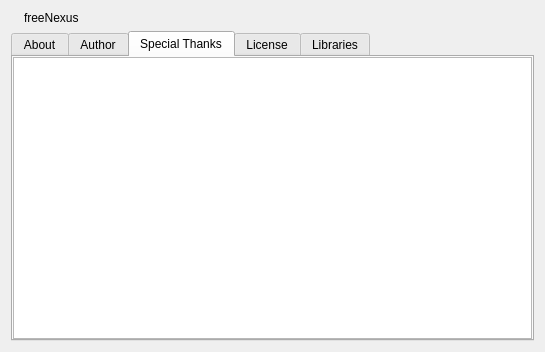
<?xml version="1.0" encoding="UTF-8"?>
<ui version="4.0">
 <author>Rahul Soibam</author>
 <class>AboutDlg</class>
 <widget class="QDialog" name="AboutDlg">
  <property name="geometry">
   <rect>
    <x>0</x>
    <y>0</y>
    <width>545</width>
    <height>352</height>
   </rect>
  </property>
  <property name="windowTitle">
   <string>About freeNexus</string>
  </property>
  <layout class="QVBoxLayout" name="aboutDlgLayout">
   <item>
    <layout class="QHBoxLayout" name="titleHBoxLayout">
     <item>
      <widget class="QLabel" name="logo"/>
     </item>
     <item>
      <widget class="QLabel" name="lb_name">
       <property name="text">
        <string notr="true">freeNexus</string>
       </property>
      </widget>
     </item>
     <item>
      <spacer name="horizontalSpacer_6">
       <property name="orientation">
        <enum>Qt::Horizontal</enum>
       </property>
       <property name="sizeHint" stdset="0">
        <size>
         <width>0</width>
         <height>0</height>
        </size>
       </property>
      </spacer>
     </item>
    </layout>
   </item>
   <item>
    <widget class="QTabWidget" name="tw_tabs">
     <property name="currentIndex">
      <number>2</number>
     </property>
     <widget class="QWidget" name="aboutTab">
      <attribute name="title">
       <string>About</string>
      </attribute>
      <layout class="QGridLayout" name="aboutTabLayout">
       <item row="0" column="0">
        <widget class="QLabel" name="labelMascot"/>
       </item>
       <item row="0" column="1">
        <widget class="QLabel" name="lb_about">
         <property name="sizePolicy">
          <sizepolicy hsizetype="Expanding" vsizetype="Expanding">
           <horstretch>0</horstretch>
           <verstretch>0</verstretch>
          </sizepolicy>
         </property>
         <property name="textFormat">
          <enum>Qt::RichText</enum>
         </property>
         <property name="wordWrap">
          <bool>true</bool>
         </property>
         <property name="openExternalLinks">
          <bool>true</bool>
         </property>
        </widget>
       </item>
      </layout>
     </widget>
     <widget class="QWidget" name="authorTab">
      <attribute name="title">
       <string>Author</string>
      </attribute>
      <layout class="QVBoxLayout" name="authorTabLayout">
       <item>
        <widget class="QGroupBox" name="groupBox_2">
         <property name="title">
          <string>Current maintainer</string>
         </property>
         <layout class="QGridLayout" name="gridLayout_4">
          <item row="1" column="1">
           <widget class="QLabel" name="label_18">
            <property name="text">
             <string>Indian</string>
            </property>
           </widget>
          </item>
          <item row="2" column="1">
           <widget class="QLabel" name="label_19">
            <property name="text">
             <string notr="true">&lt;a href=&quot;mailto:rahulsoibam@protonmail.org&quot;&gt;rahulsoibam@protonmail.com&lt;/a&gt; | &lt;a href=&quot;mailto:nongkakrun@gmail.com&quot;&gt;nongkakrun@gmail.com&lt;/a&gt;</string>
            </property>
            <property name="openExternalLinks">
             <bool>true</bool>
            </property>
            <property name="textInteractionFlags">
             <set>Qt::LinksAccessibleByMouse|Qt::TextSelectableByMouse</set>
            </property>
           </widget>
          </item>
          <item row="1" column="0">
           <widget class="QLabel" name="label_15">
            <property name="text">
             <string>Nationality:</string>
            </property>
           </widget>
          </item>
          <item row="2" column="0">
           <widget class="QLabel" name="label_16">
            <property name="text">
             <string>E-mail:</string>
            </property>
           </widget>
          </item>
          <item row="0" column="0">
           <widget class="QLabel" name="label_14">
            <property name="text">
             <string>Name:</string>
            </property>
           </widget>
          </item>
          <item row="0" column="1">
           <widget class="QLabel" name="label_17">
            <property name="text">
             <string notr="true">Rahul Soibam and Nongmaithem Arundas</string>
            </property>
           </widget>
          </item>
          <item row="2" column="2">
           <spacer name="horizontalSpacer">
            <property name="orientation">
             <enum>Qt::Horizontal</enum>
            </property>
            <property name="sizeHint" stdset="0">
             <size>
              <width>0</width>
              <height>0</height>
             </size>
            </property>
           </spacer>
          </item>
         </layout>
        </widget>
       </item>
       <item>
        <widget class="QGroupBox" name="groupBox">
         <property name="title">
          <string>Original author</string>
         </property>
         <layout class="QGridLayout" name="gridLayout_5">
          <item row="1" column="1">
           <widget class="QLabel" name="label_7">
            <property name="text">
             <string>Indian</string>
            </property>
           </widget>
          </item>
          <item row="0" column="1">
           <widget class="QLabel" name="label_2">
            <property name="text">
             <string notr="true">Rahul Soibam and Nongmaithem Arundas</string>
            </property>
           </widget>
          </item>
          <item row="2" column="1">
           <widget class="QLabel" name="label_6">
            <property name="text">
             <string notr="true">&lt;a href=&quot;mailto:rahulsoibam@protonmail.org&quot;&gt;rahulsoibam@protonmail.com&lt;/a&gt; | &lt;a href=&quot;mailto:nongkakrun@gmail.com&quot;&gt;nongkakrun@gmail.com&lt;/a&gt;</string>
            </property>
            <property name="openExternalLinks">
             <bool>true</bool>
            </property>
            <property name="textInteractionFlags">
             <set>Qt::LinksAccessibleByMouse|Qt::TextSelectableByMouse</set>
            </property>
           </widget>
          </item>
          <item row="0" column="0">
           <widget class="QLabel" name="label_3">
            <property name="text">
             <string>Name:</string>
            </property>
           </widget>
          </item>
          <item row="2" column="0">
           <widget class="QLabel" name="label_5">
            <property name="text">
             <string>E-mail:</string>
            </property>
           </widget>
          </item>
          <item row="1" column="0">
           <widget class="QLabel" name="label_4">
            <property name="text">
             <string>Nationality:</string>
            </property>
           </widget>
          </item>
          <item row="2" column="2">
           <spacer name="horizontalSpacer_2">
            <property name="orientation">
             <enum>Qt::Horizontal</enum>
            </property>
            <property name="sizeHint" stdset="0">
             <size>
              <width>0</width>
              <height>0</height>
             </size>
            </property>
           </spacer>
          </item>
         </layout>
        </widget>
       </item>
       <item>
        <spacer name="verticalSpacer">
         <property name="orientation">
          <enum>Qt::Vertical</enum>
         </property>
         <property name="sizeHint" stdset="0">
          <size>
           <width>0</width>
           <height>0</height>
          </size>
         </property>
        </spacer>
       </item>
      </layout>
     </widget>
     <widget class="QWidget" name="thanksTab">
      <attribute name="title">
       <string>Special Thanks</string>
      </attribute>
      <layout class="QVBoxLayout" name="thanksTabLayout">
       <property name="leftMargin">
        <number>0</number>
       </property>
       <property name="topMargin">
        <number>0</number>
       </property>
       <property name="rightMargin">
        <number>0</number>
       </property>
       <property name="bottomMargin">
        <number>0</number>
       </property>
       <item>
        <widget class="QTextBrowser" name="te_thanks">
         <property name="openExternalLinks">
          <bool>true</bool>
         </property>
        </widget>
       </item>
      </layout>
     </widget>
     <widget class="QWidget" name="licenseTab">
      <attribute name="title">
       <string>License</string>
      </attribute>
      <layout class="QVBoxLayout" name="licenseTabLayout">
       <property name="leftMargin">
        <number>0</number>
       </property>
       <property name="topMargin">
        <number>0</number>
       </property>
       <property name="rightMargin">
        <number>0</number>
       </property>
       <property name="bottomMargin">
        <number>0</number>
       </property>
       <item>
        <widget class="QTextBrowser" name="te_license">
         <property name="openExternalLinks">
          <bool>true</bool>
         </property>
        </widget>
       </item>
      </layout>
     </widget>
     <widget class="QWidget" name="librariesTab">
      <attribute name="title">
       <string>Libraries</string>
      </attribute>
      <layout class="QVBoxLayout" name="librariesTabLayout">
       <item>
        <widget class="QLabel" name="label">
         <property name="text">
          <string>freeNexus was built with the following libraries:</string>
         </property>
        </widget>
       </item>
       <item>
        <widget class="Line" name="line_2">
         <property name="orientation">
          <enum>Qt::Horizontal</enum>
         </property>
        </widget>
       </item>
       <item>
        <layout class="QGridLayout" name="gridLayout">
         <item row="2" column="2">
          <widget class="QLabel" name="label_13">
           <property name="textInteractionFlags">
            <set>Qt::LinksAccessibleByMouse|Qt::TextSelectableByMouse</set>
           </property>
          </widget>
         </item>
         <item row="1" column="3">
          <spacer name="horizontalSpacer_3">
           <property name="orientation">
            <enum>Qt::Horizontal</enum>
           </property>
           <property name="sizeHint" stdset="0">
            <size>
             <width>0</width>
             <height>0</height>
            </size>
           </property>
          </spacer>
         </item>
         <item row="0" column="1">
          <widget class="QLabel" name="label_8">
           <property name="text">
            <string notr="true">Qt:</string>
           </property>
           <property name="alignment">
            <set>Qt::AlignRight|Qt::AlignTrailing|Qt::AlignVCenter</set>
           </property>
           <property name="textInteractionFlags">
            <set>Qt::LinksAccessibleByMouse|Qt::TextSelectableByMouse</set>
           </property>
          </widget>
         </item>
         <item row="1" column="1">
          <widget class="QLabel" name="label_9">
           <property name="text">
            <string notr="true">Libtorrent:</string>
           </property>
           <property name="alignment">
            <set>Qt::AlignRight|Qt::AlignTrailing|Qt::AlignVCenter</set>
           </property>
           <property name="textInteractionFlags">
            <set>Qt::LinksAccessibleByMouse|Qt::TextSelectableByMouse</set>
           </property>
          </widget>
         </item>
         <item row="2" column="1">
          <widget class="QLabel" name="label_10">
           <property name="text">
            <string notr="true">Boost:</string>
           </property>
           <property name="alignment">
            <set>Qt::AlignRight|Qt::AlignTrailing|Qt::AlignVCenter</set>
           </property>
           <property name="textInteractionFlags">
            <set>Qt::LinksAccessibleByMouse|Qt::TextSelectableByMouse</set>
           </property>
          </widget>
         </item>
         <item row="0" column="2">
          <widget class="QLabel" name="label_11">
           <property name="textInteractionFlags">
            <set>Qt::LinksAccessibleByMouse|Qt::TextSelectableByMouse</set>
           </property>
          </widget>
         </item>
         <item row="1" column="2">
          <widget class="QLabel" name="label_12">
           <property name="textInteractionFlags">
            <set>Qt::LinksAccessibleByMouse|Qt::TextSelectableByMouse</set>
           </property>
          </widget>
         </item>
         <item row="1" column="0">
          <spacer name="horizontalSpacer_4">
           <property name="orientation">
            <enum>Qt::Horizontal</enum>
           </property>
           <property name="sizeHint" stdset="0">
            <size>
             <width>0</width>
             <height>0</height>
            </size>
           </property>
          </spacer>
         </item>
        </layout>
       </item>
       <item>
        <widget class="Line" name="line">
         <property name="orientation">
          <enum>Qt::Horizontal</enum>
         </property>
        </widget>
       </item>
       <item>
        <spacer name="verticalSpacer_2">
         <property name="orientation">
          <enum>Qt::Vertical</enum>
         </property>
         <property name="sizeHint" stdset="0">
          <size>
           <width>0</width>
           <height>0</height>
          </size>
         </property>
        </spacer>
       </item>
      </layout>
     </widget>
    </widget>
   </item>
  </layout>
 </widget>
 <layoutdefault spacing="6" margin="11"/>
 <resources/>
 <connections/>
</ui>
